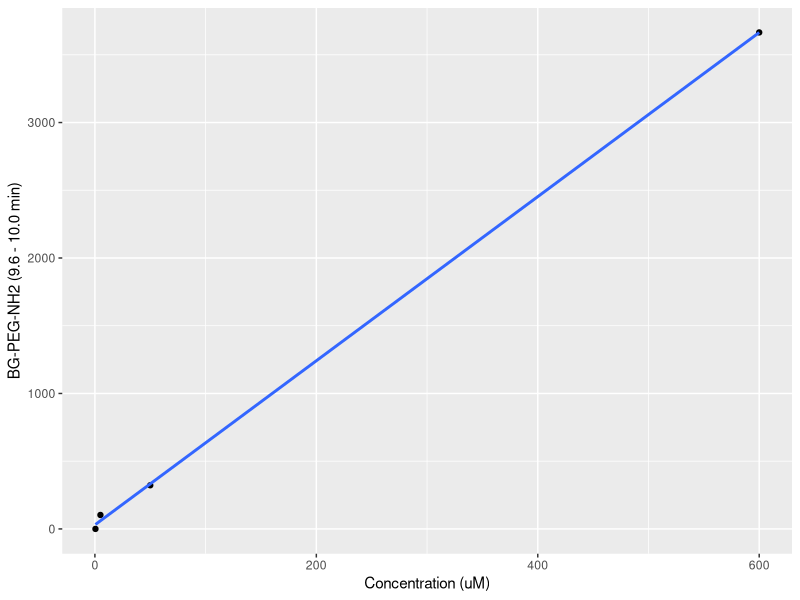
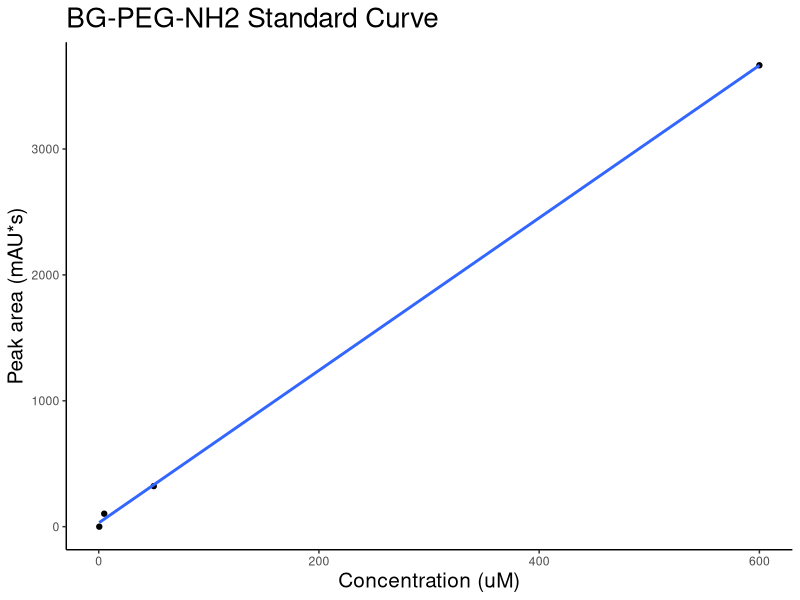
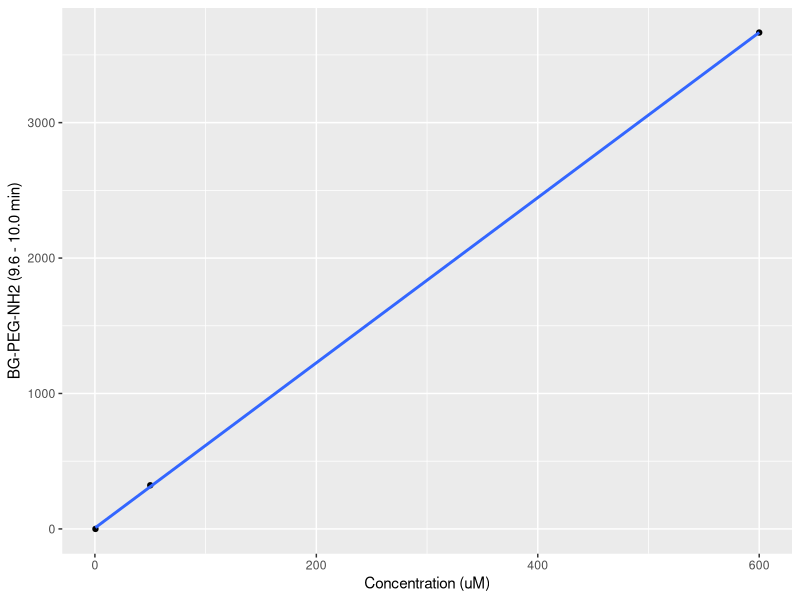
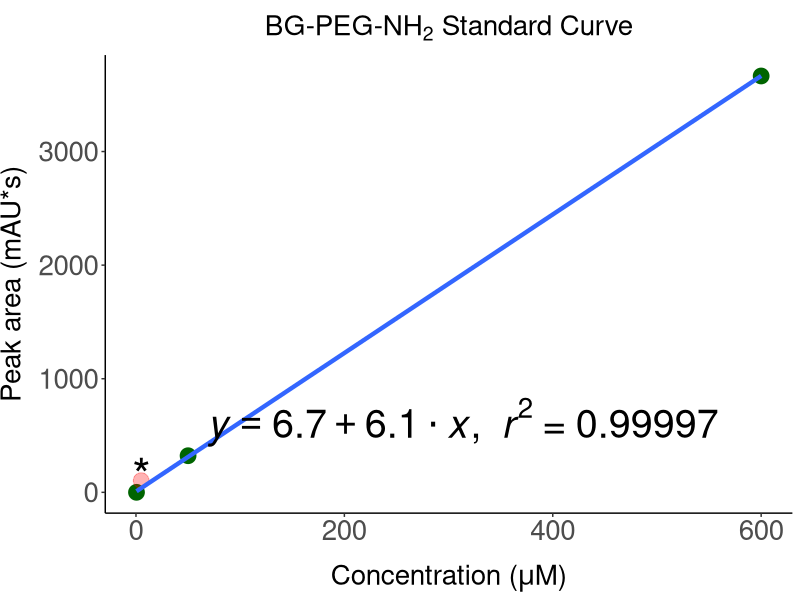

Reproduce these figures in R, in order.
rm(list=ls())

library(tidyverse)
library(ggplot2)
library(ggthemes)

filtdf <- read_csv("Compiled-data-for-R.csv") %>%
  filter(Sample == 'BG-PEG-NH2')
myplot <- ggplot(data = filtdf, mapping = aes(x = `Concentration (uM)`, y = `BG-PEG-NH2 (9.6 - 10.0 min)`)) +
  geom_point()
myplot +
  geom_smooth(method = lm, se = FALSE)
lm1 <- lm(data = filtdf, `BG-PEG-NH2 (9.6 - 10.0 min)`~`Concentration (uM)`); lm1
anova(lm1)
summary(lm1)

italic(y) == a + b %.% italic(x)*","~~italic(r)^2~"="~r2
format(coef(lm1)[1], digits = 2)

lm_eqn <- function(df){
  lmx <- lm(`BG-PEG-NH2 (9.6 - 10.0 min)`~`Concentration (uM)`, df);
  eq <- substitute(italic(y) == a + b %.% italic(x)*","~~italic(r)^2~"="~r2, 
                   list(a = format(coef(lmx)[1], digits = 4), 
                        b = format(coef(lmx)[2], digits = 4), 
                        r2 = format(summary(lmx)$r.squared, digits = 4)))
  as.character(as.expression(eq));                 
}
myplot + 
  geom_smooth(method = lm, se = FALSE) +
  labs(title = "BG-PEG-NH2 Standard Curve", x = "Concentration (uM)", y = "Peak area (mAU*s)") +
  theme_classic() +
  theme(plot.title = element_text(size=20), axis.title = element_text(size=15))

# But this won't give anything sensible at the lower concentrations
# (which we're interested in), and we believe this is largely due to the 5 uM
# measurement being spuriously high (it 'bleeds into' adjacent peaks). So
# exclude this and analyse again.

filtdf2 <- read_csv("Compiled-data-for-R.csv") %>%
  filter(Sample == 'BG-PEG-NH2', `Concentration (uM)` != 5) %>% 
  mutate(bg_peak = `BG-PEG-NH2 (9.6 - 10.0 min)`, conc = `Concentration (uM)`)
# And copy x and y to more R-friendly titles (otherwise 'parse' has issues for
# equation overlay onto plot)
myplot <- ggplot(data = filtdf2, mapping = aes(x = `Concentration (uM)`, y = `BG-PEG-NH2 (9.6 - 10.0 min)`)) +
  geom_point()
myplot +
  geom_smooth(method = lm, se = FALSE)
lm2 <- lm(data = filtdf2, `BG-PEG-NH2 (9.6 - 10.0 min)`~`Concentration (uM)`); lm2
anova(lm2)


lm_eqn <- function(df){
  lmx <- lm(bg_peak~conc, df);
  eq <- substitute(italic(y) == a + b %.% italic(x)*","~~italic(r)^2~"="~r2, 
                   list(a = format(coef(lmx)[[1]], digits = 2), 
                        b = format(coef(lmx)[[2]], digits = 2), 
                        r2 = format(summary(lmx)$r.squared, digits = 5)))
  as.character(as.expression(eq));                 
}
view(filtdf2)

dev.new()
ggplot(data = filtdf2, mapping = aes(x = `Concentration (uM)`, y = `BG-PEG-NH2 (9.6 - 10.0 min)`)) +
  geom_point(size = 5, col = 'dark green') +
  geom_point(data = filter(filtdf, `Concentration (uM)` == 5), col = 'red', alpha = 0.3, size = 5) +
  geom_smooth(method = lm, se = FALSE, size = 1.5) +
  labs(title = expression(paste("BG-PEG-NH"[2]," Standard Curve")),
       x = expression(paste("Concentration (",mu,"M)")),
       y = "Peak area (mAU*s)") +
  annotate(geom = "text", -Inf, Inf, hjust = -0.2, vjust = 8, label = lm_eqn(filtdf2), parse = TRUE, size = 10) +
  annotate('text', x = 5, y = 150, label = '*', size = 12) +
  theme_classic() +
  theme(plot.title = element_text(size=20, hjust = 0.5),
        axis.title = element_text(size=20),
        axis.title.x = element_text(vjust=-1),
        axis.title.y = element_text(vjust = 2),
        axis.text.x = element_text(size = 20),
        axis.text.y = element_text(size = 20),
        aspect.ratio = 1/1.5)

ggsave("BG-PEG-NH2_standard_curve.png")
dev.off()


# The 'coefficients' in summary() of the linear model for this standard 'curve'
summary(lm2)$coefficients
# give the intercept (c):
intcpt <- summary(lm2)$coefficients[1]
# and the gradient (m):
grad <- summary(lm2)$coefficients[2]

# so y = mx + c, with y as peak area and x as concentration of BG-PEG-NH2
# Use this linear model to estimate the remaining amount of BG-PEG-NH2 
# (substrate) remaining after reaction to form BG-PEG-MA
# (use x = (y - c)/m):

ma_bg_area <- read_csv("Compiled-data-for-R.csv") %>%
  filter(Sample == 'MA-BG') %>%
  select(`BG-PEG-NH2 (9.6 - 10.0 min)`) %>%
  as.numeric()

ma_bg_substrate_remaining <- (ma_bg_area - intcpt)/grad

# Input amount of substrate:
ma_bg_input_substrate <- read_csv("Compiled-data-for-R.csv") %>%
  filter(Sample == 'MA-BG') %>%
  select(`Concentration (uM)`) %>%
  as.numeric()

formation_efficiency_estimate <- 100 - (ma_bg_substrate_remaining/
                                    ma_bg_input_substrate)*100

formation_efficiency_estimate
# Rounding --> 99.9 % efficient. 
